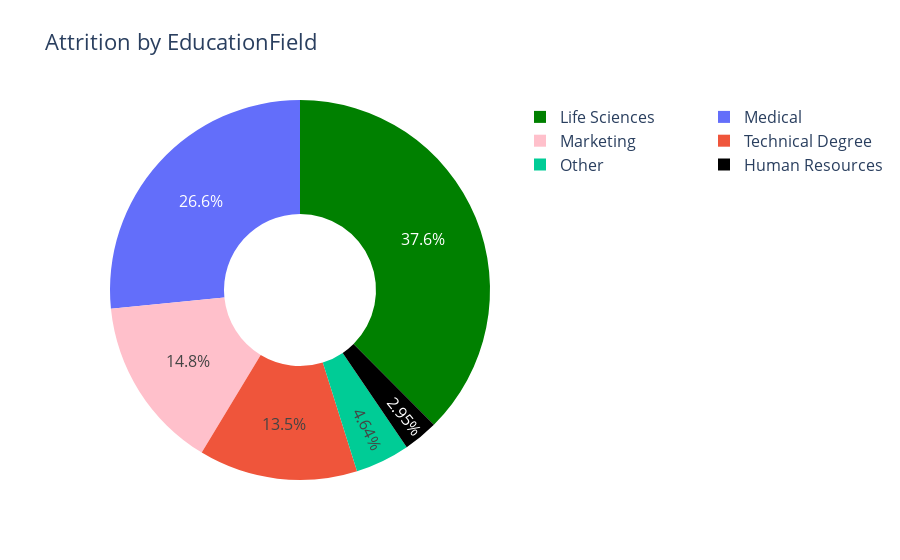

The cell this chart's notebook holds for it:
### Code cell
attrition_by = attr_df.groupby(["EducationField"]).size().reset_index(name = "Count")

fig = go.Figure(
    data=[go.Pie(
        labels = attrition_by["EducationField"],
        values = attrition_by["Count"],
        hole = 0.4,
        marker = dict(colors=["black", "green", "pink"]),
        textposition = "inside"    # outside
    )]
)

fig.update_layout(
    title = "Attrition by EducationField",
    font = dict(size=16),
    legend = dict(
        orientation = "h",
        yanchor = "top", # top
        y = 1,
        xanchor = "left",    # left
        x = 1
    )
)

fig.show()

### Figure 1 — Plotly figure (JSON) as saved in the notebook; plotly's stock layout.template omitted (floating-point values rounded to 4 significant figures)
{"data": [{"hole": 0.4, "labels": ["Human Resources", "Life Sciences", "Marketing", "Medical", "Other", "Technical Degree"], "marker": {"colors": ["black", "green", "pink"]}, "textposition": "inside", "type": "pie", "values": [7, 89, 35, 63, 11, 32]}], "layout": {"autosize": true, "font": {"size": 16}, "legend": {"orientation": "h", "x": 1, "xanchor": "left", "y": 1, "yanchor": "top"}, "title": {"text": "Attrition by EducationField"}}}
